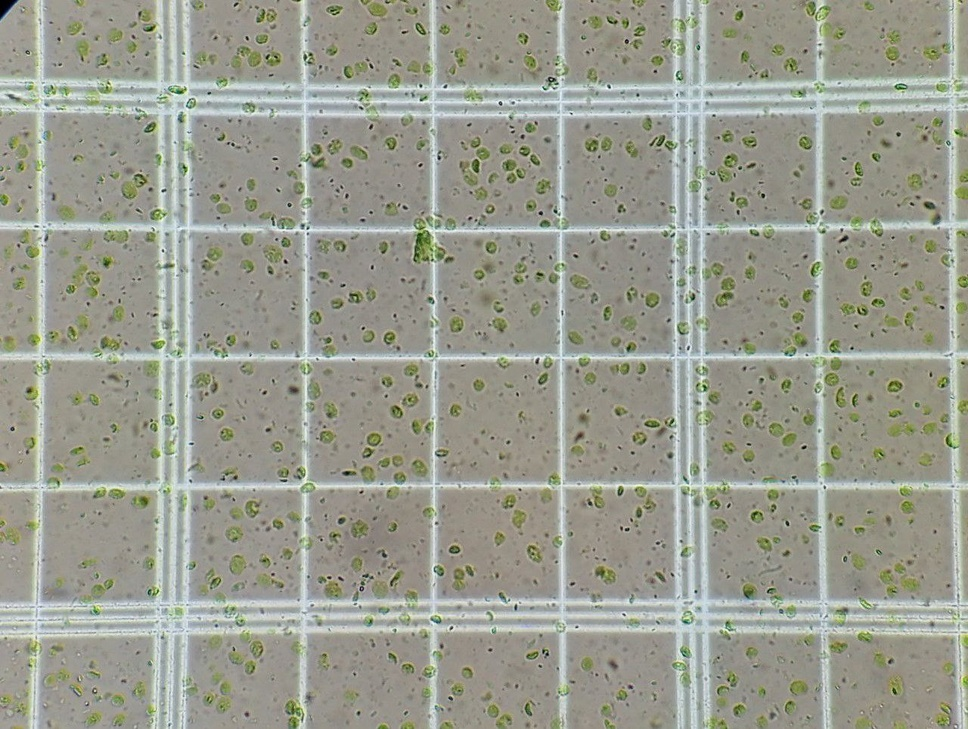
#> input picture test/1.jpg, 968 x 729 px, shrunk from 1280 x 963 before the run
$ python crop_area.py --image_path test/1.jpg
#> lines starting #> are read from the running program, lines starting #| are printed output that depends on the picture; after the words box and inside, x2 and y2 are one past the last pixel; in counts of white or black regions, pixels touching at a corner belong together
### apps/image_processor.py
import cv2
import os
import numpy as np
import matplotlib.pyplot as plt

class ImageLoader:
    @staticmethod
    def load_and_convert_image(image_path):
        if not os.path.exists(image_path):
            raise FileNotFoundError(f"Image file not found: {image_path}")
        image = cv2.imread(image_path)
        gray_image = cv2.cvtColor(image, cv2.COLOR_BGR2GRAY)
        return image, gray_image

class ImageSaver:
    @staticmethod
    def save_image(image, output_path, file_name):
        if not os.path.exists(output_path):
            os.makedirs(output_path)
        cv2.imwrite(os.path.join(output_path, file_name), image)

class ImageDisplayer:
    @staticmethod
    def display_image(image, title):
        plt.figure(figsize=(8, 8))
        plt.title(title)
        plt.imshow(cv2.cvtColor(image, cv2.COLOR_BGR2RGB))
        plt.axis('off')
        plt.show()

    @staticmethod
    def display_gray_image(gray_image, title):
        plt.figure(figsize=(8, 8))
        plt.title(title)
        plt.imshow(gray_image, cmap='gray')
        plt.axis('off')
        plt.show()

class ImageCropper:
    @staticmethod
    def cover_area_by_nearest_lines(image, nearest_top, nearest_bottom, nearest_left, nearest_right, color=(255, 0, 0), thickness=2):
        covered_image = np.copy(image)
        # Draw rectangle covering the area
        cv2.rectangle(covered_image, (nearest_left, nearest_top), (nearest_right, nearest_bottom), color, thickness)
        return covered_image

    @staticmethod
    def crop_area_with_margin(image, nearest_top, nearest_bottom, nearest_left, nearest_right, margin=20):
        top = max(0, nearest_top - margin)
        bottom = min(image.shape[0], nearest_bottom + margin)
        left = max(0, nearest_left - margin)
        right = min(image.shape[1], nearest_right + margin)

        cropped_image = image[top:bottom, left:right]
        return cropped_image

### apps/edge_detector.py
import cv2

class EdgeDetector:
    @staticmethod
    def detect_edges(gray_image, threshold1=50, threshold2=150):
        edges = cv2.Canny(gray_image, threshold1, threshold2, apertureSize=3)
        return edges

### apps/line_processor.py
import cv2
import numpy as np

class LineDetector:
    @staticmethod
    def detect_lines(edges, threshold=100, min_line_length=100, max_line_gap=10):
        lines = cv2.HoughLinesP(edges, 1, np.pi / 180, threshold=threshold, minLineLength=min_line_length, maxLineGap=max_line_gap)
        return lines

class LineMerger:
    @staticmethod
    def merge_nearest_lines(lines, image, threshold=15):
        horizontal_lines = []
        vertical_lines = []

        for line in lines:
            x1, y1, x2, y2 = line[0]
            if abs(y1 - y2) < 10:  # Horizontal line
                horizontal_lines.append(y1)
            elif abs(x1 - x2) < 10:  # Vertical line
                vertical_lines.append(x1)

        horizontal_lines = sorted(set(horizontal_lines))
        vertical_lines = sorted(set(vertical_lines))

        def merge_lines(line_positions, threshold):
            merged_lines = []
            current_line = line_positions[0]

            for line in line_positions[1:]:
                if line - current_line <= threshold:
                    continue
                else:
                    merged_lines.append(current_line)
                    current_line = line

            merged_lines.append(current_line)
            return merged_lines

        merged_horizontal_lines = merge_lines(horizontal_lines, threshold)
        merged_vertical_lines = merge_lines(vertical_lines, threshold)

        image_with_merged_lines = np.copy(image)

        for y in merged_horizontal_lines:
            cv2.line(image_with_merged_lines, (0, y), (image.shape[1], y), (0, 255, 0), 2)

        for x in merged_vertical_lines:
            cv2.line(image_with_merged_lines, (x, 0), (x, image.shape[0]), (0, 255, 0), 2)

        return image_with_merged_lines, merged_horizontal_lines, merged_vertical_lines

class LineHighlighter:
    @staticmethod
    def change_color_of_filtered_lines(image_with_merged_lines, filtered_lines, is_horizontal=True, color=(255, 0, 0), line_thickness=2):
        modified_image = np.copy(image_with_merged_lines)
        if is_horizontal:
            for y in filtered_lines:
                cv2.line(modified_image, (0, y), (modified_image.shape[1], y), color, line_thickness)
        else:
            for x in filtered_lines:
                cv2.line(modified_image, (x, 0), (x, modified_image.shape[0]), color, line_thickness)
        return modified_image

    @staticmethod
    def highlight_nearest_center_line_after_filtering(image, filtered_lines, is_horizontal=True, color=(0, 0, 255), line_thickness=2):
        center_y = image.shape[0] // 2
        center_x = image.shape[1] // 2

        if is_horizontal:
            # Find the nearest horizontal line to the center
            nearest_line = min(filtered_lines, key=lambda y: abs(y - center_y))
            cv2.line(image, (0, nearest_line), (image.shape[1], nearest_line), color, line_thickness)
        else:
            # Find the nearest vertical line to the center
            nearest_line = min(filtered_lines, key=lambda x: abs(x - center_x))
            cv2.line(image, (nearest_line, 0), (nearest_line, image.shape[0]), color, line_thickness)

        return image

class LineFilter:
    @staticmethod
    def remove_lines_with_large_gap_top(horizontal_lines, gap_threshold=40):
        top_lines = horizontal_lines[:6]
        filtered_top_lines = [top_lines[0]]
        for i in range(1, len(top_lines)):
            if (top_lines[i] - top_lines[i-1]) <= gap_threshold:
                filtered_top_lines.append(top_lines[i])
        return filtered_top_lines

    @staticmethod
    def remove_lines_with_large_gap_bottom(horizontal_lines, gap_threshold=30):
        bottom_lines = horizontal_lines[-5:]
        filtered_bottom_lines = []
        for i in range(len(bottom_lines) - 1):
            if (bottom_lines[i+1] - bottom_lines[i]) <= gap_threshold:
                filtered_bottom_lines.append(bottom_lines[i])
                filtered_bottom_lines.append(bottom_lines[i+1])
        filtered_bottom_lines = list(set(filtered_bottom_lines))  # Remove duplicates
        filtered_bottom_lines.sort()  # Ensure the lines are sorted
        return filtered_bottom_lines

    @staticmethod
    def remove_lines_with_large_gap_right(vertical_lines, gap_threshold=30):
        right_lines = vertical_lines[-6:]
        filtered_right_lines = []
        for i in range(len(right_lines) - 1):
            if (right_lines[i+1] - right_lines[i]) <= gap_threshold:
                filtered_right_lines.append(right_lines[i])
                filtered_right_lines.append(right_lines[i+1])
        filtered_right_lines = list(set(filtered_right_lines))  # Remove duplicates
        filtered_right_lines.sort()  # Ensure the lines are sorted
        return filtered_right_lines

    @staticmethod
    def remove_lines_with_large_gap_left(vertical_lines, gap_threshold=30):
        left_lines = vertical_lines[:6]
        filtered_left_lines = []
        for i in range(len(left_lines) - 1):
            if (left_lines[i+1] - left_lines[i]) <= gap_threshold:
                filtered_left_lines.append(left_lines[i])
                filtered_left_lines.append(left_lines[i+1])
        filtered_left_lines = list(set(filtered_left_lines))  # Remove duplicates
        filtered_left_lines.sort()  # Ensure the lines are sorted
        return filtered_left_lines

### crop_area.py
import argparse
import os
import numpy as np
import cv2
from apps.image_processor import ImageLoader, ImageSaver, ImageDisplayer, ImageCropper
from apps.edge_detector import EdgeDetector
from apps.line_processor import LineDetector, LineMerger, LineFilter, LineHighlighter


def main(image_path, output_path, edge_threshold1, edge_threshold2, hough_threshold, min_line_length, max_line_gap, merge_threshold, gap_threshold_top, gap_threshold_bottom, gap_threshold_left, gap_threshold_right):
    image, gray_image = ImageLoader.load_and_convert_image(image_path)
#> in load_and_convert_image, image is the input picture: shape (729, 968, 3); mean B, G, R 143.5, 156.2, 154.2

    # Display the original image
    ImageDisplayer.display_image(image, 'Original Image')

    # Display the grayscale image
    ImageDisplayer.display_gray_image(gray_image, 'Grayscale Image')

    # Detect edges in the grayscale image
    edges = EdgeDetector.detect_edges(gray_image, threshold1=edge_threshold1, threshold2=edge_threshold2)
#> in detect_edges, `edges = cv2.Canny(gray_image, threshold1, threshold2, apertureSize=3)`:
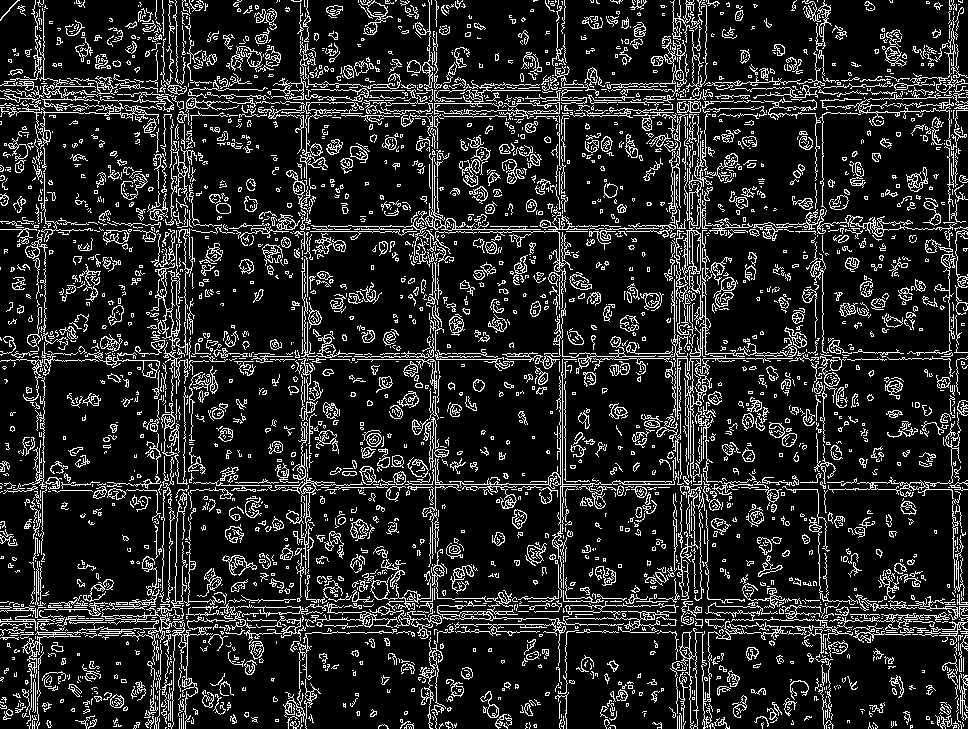
#> edges: shape (729, 968); 14.8% white in thin lines or dots
    ImageDisplayer.display_gray_image(edges, 'Edge Detection')

    # Detect lines in the edge-detected image
    lines = LineDetector.detect_lines(edges, threshold=hough_threshold, min_line_length=min_line_length, max_line_gap=max_line_gap)
#> in detect_lines, `lines = cv2.HoughLinesP(edges, 1, np.pi / 180, threshold=threshold, mi..`: lines = 175 rows, first 6: [263, 229, 636, 229], [383, 353, 486, 353], [299, 484, 763, 484], [163, 356, 725, 356], [389, 605, 685, 605], [812, 617, 962, 615]
    if lines is not None:
        image_with_lines = np.copy(image)
        for line in lines:
            x1, y1, x2, y2 = line[0]
            cv2.line(image_with_lines, (x1, y1), (x2, y2), (0, 255, 0), 2)
#> this loop made 175 passes
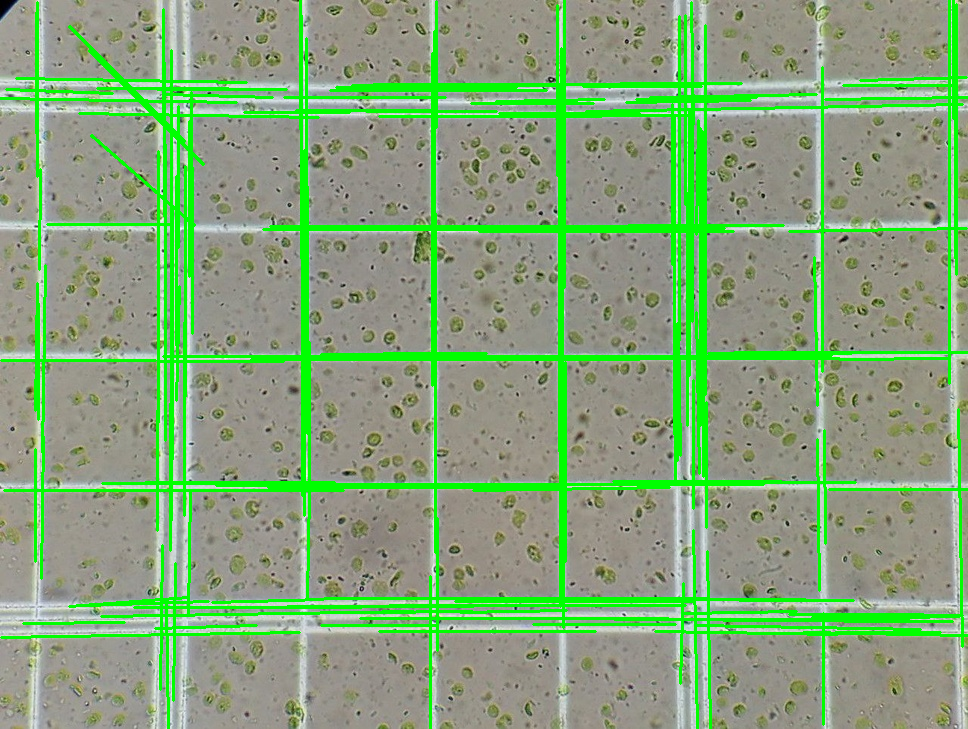
#> image_with_lines: shape (729, 968, 3); 12.04% of pixels changed, all inside (x1, y1, x2, y2) = (0, 0, 968, 729)
        ImageDisplayer.display_image(image_with_lines, 'Detected Lines')
    else:
        print("No lines detected")

    # Merge nearest lines
    if lines is not None:
        image_with_merged_lines, merged_horizontal_lines, merged_vertical_lines = LineMerger.merge_nearest_lines(lines, image, threshold=merge_threshold)
#> the loop in merge_nearest_lines, `for line in lines:` made 175 passes
#> after the loop in merge_nearest_lines, `for line in lines:`: horizontal_lines = 90 values, max 637 at index 35, min 78 at index 15, mean 368; vertical_lines = 82 values, max 958 at index 41, min 35 at index 59, mean 455.6
#> in merge_nearest_lines, `horizontal_lines = sorted(set(horizontal_lines))`: horizontal_lines = 72 values from 78 to 637
#> in merge_nearest_lines, `vertical_lines = sorted(set(vertical_lines))`: vertical_lines = 77 values from 35 to 958
#> in merge_lines, `current_line = line_positions[0]`: current_line = 78
#> the loop in merge_lines, `for line in line_positions[1:]:` made 71 passes
#> (line, current_line) on passes 13, 23, 29, 39, 48: (99, 99), (224, 224), (352, 352), (481, 481), (598, 598)
#> after the loop in merge_lines, `for line in line_positions[1:]:`: merged_lines = [78, 99, 224, 352, 481, 598]
#> in merge_nearest_lines, `merged_horizontal_lines = merge_lines(horizontal_lines, threshold)`: merged_horizontal_lines = [78, 99, 224, 352, 481, 598, 619]
#> the loop in merge_lines (call 2), `for line in line_positions[1:]:` made 76 passes
#> (line, current_line) on passes 7, 19, 26, 33, 39, 47, 59: (157, 157), (178, 178), (300, 300), (430, 430), (557, 557), (672, 672), (693, 693)
#> in merge_nearest_lines, `merged_vertical_lines = merge_lines(vertical_lines, threshold)`: merged_vertical_lines = [35, 157, 178, 300, 430, 557, 672, 693, 814, 949]
#> the loop in merge_nearest_lines, `for y in merged_horizontal_lines:` made 7 passes
#> y on passes 1 to 7: 78, 99, 224, 352, 481, 598, 619
#> the loop in merge_nearest_lines, `for x in merged_vertical_lines:` made 10 passes
#> x on passes 1 to 8: 35, 157, 178, 300, 430, 557, 672, 693
#> after the loop in merge_nearest_lines, `for x in merged_vertical_lines:`:
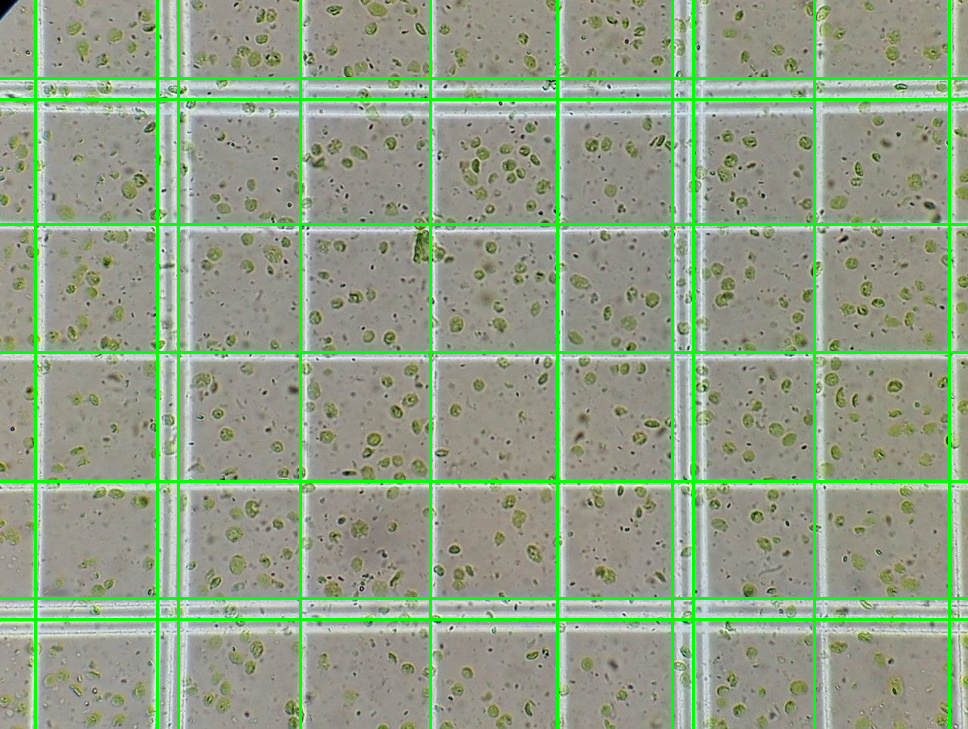
#> image_with_merged_lines: shape (729, 968, 3); mean B, G, R 133.8, 160.9, 144.5
#> merged_horizontal_lines = [78, 99, 224, 352, 481, 598, 619]; merged_vertical_lines = [35, 157, 178, 300, 430, 557, 672, 693, 814, 949]
        ImageDisplayer.display_image(image_with_merged_lines, 'Merged Lines')

        # Filter and highlight nearest lines to center in each step
        # Top lines
        filtered_top_lines = LineFilter.remove_lines_with_large_gap_top(merged_horizontal_lines, gap_threshold=gap_threshold_top)
#> in remove_lines_with_large_gap_top, `top_lines = horizontal_lines[:6]`: top_lines = [78, 99, 224, 352, 481, 598]
#> in remove_lines_with_large_gap_top, `filtered_top_lines = [top_lines[0]]`: filtered_top_lines = [78]
#> the loop in remove_lines_with_large_gap_top, `for i in range(1, len(top_lines)):` made 5 passes
#> after the loop in remove_lines_with_large_gap_top, `for i in range(1, len(top_lines)):`: filtered_top_lines = [78, 99]
#> filtered_top_lines = [78, 99]
        image_with_filtered_top_lines = LineHighlighter.change_color_of_filtered_lines(image_with_merged_lines, filtered_top_lines, is_horizontal=True)
#> the loop in change_color_of_filtered_lines, `for y in filtered_lines:` made 2 passes
        image_with_filtered_top_lines = LineHighlighter.highlight_nearest_center_line_after_filtering(image_with_filtered_top_lines, filtered_top_lines, is_horizontal=True)
#> in highlight_nearest_center_line_after_filtering, `nearest_line = min(filtered_lines, key=lambda y: abs(y - center_y))`: nearest_line = 99
        ImageDisplayer.display_image(image_with_filtered_top_lines, 'Filtered Top Lines Colored and Nearest Highlighted')

        # Bottom lines
        filtered_bottom_lines = LineFilter.remove_lines_with_large_gap_bottom(merged_horizontal_lines, gap_threshold=gap_threshold_bottom)
#> in remove_lines_with_large_gap_bottom, `bottom_lines = horizontal_lines[-5:]`: bottom_lines = [224, 352, 481, 598, 619]
#> the loop in remove_lines_with_large_gap_bottom, `for i in range(len(bottom_lines) - 1):` made 4 passes
#> after the loop in remove_lines_with_large_gap_bottom, `for i in range(len(bottom_lines) - 1):`: filtered_bottom_lines = [598, 619]
#> in remove_lines_with_large_gap_bottom, `filtered_bottom_lines = list(set(filtered_bottom_lines))`: filtered_bottom_lines = [619, 598]
#> filtered_bottom_lines = [598, 619]
        image_with_filtered_bottom_lines = LineHighlighter.change_color_of_filtered_lines(image_with_filtered_top_lines, filtered_bottom_lines, is_horizontal=True)
#> the loop in change_color_of_filtered_lines (call 2), `for y in filtered_lines:` made 2 passes
        image_with_filtered_bottom_lines = LineHighlighter.highlight_nearest_center_line_after_filtering(image_with_filtered_bottom_lines, filtered_bottom_lines, is_horizontal=True)
        ImageDisplayer.display_image(image_with_filtered_bottom_lines, 'Filtered Bottom Lines Colored and Nearest Highlighted')

        # Right lines
        filtered_right_lines = LineFilter.remove_lines_with_large_gap_right(merged_vertical_lines, gap_threshold=gap_threshold_right)
#> in remove_lines_with_large_gap_right, `right_lines = vertical_lines[-6:]`: right_lines = [430, 557, 672, 693, 814, 949]
#> the loop in remove_lines_with_large_gap_right, `for i in range(len(right_lines) - 1):` made 5 passes
#> after the loop in remove_lines_with_large_gap_right, `for i in range(len(right_lines) - 1):`: filtered_right_lines = [672, 693]
#> filtered_right_lines = [672, 693]
        image_with_filtered_right_lines = LineHighlighter.change_color_of_filtered_lines(image_with_filtered_bottom_lines, filtered_right_lines, is_horizontal=False)
#> call 3 of change_color_of_filtered_lines, with is_horizontal = False, color = (255, 0, 0), line_thickness = 2
#> the loop in change_color_of_filtered_lines (call 3), `for x in filtered_lines:` made 2 passes
#> after the loop in change_color_of_filtered_lines (call 3), `for x in filtered_lines:`:
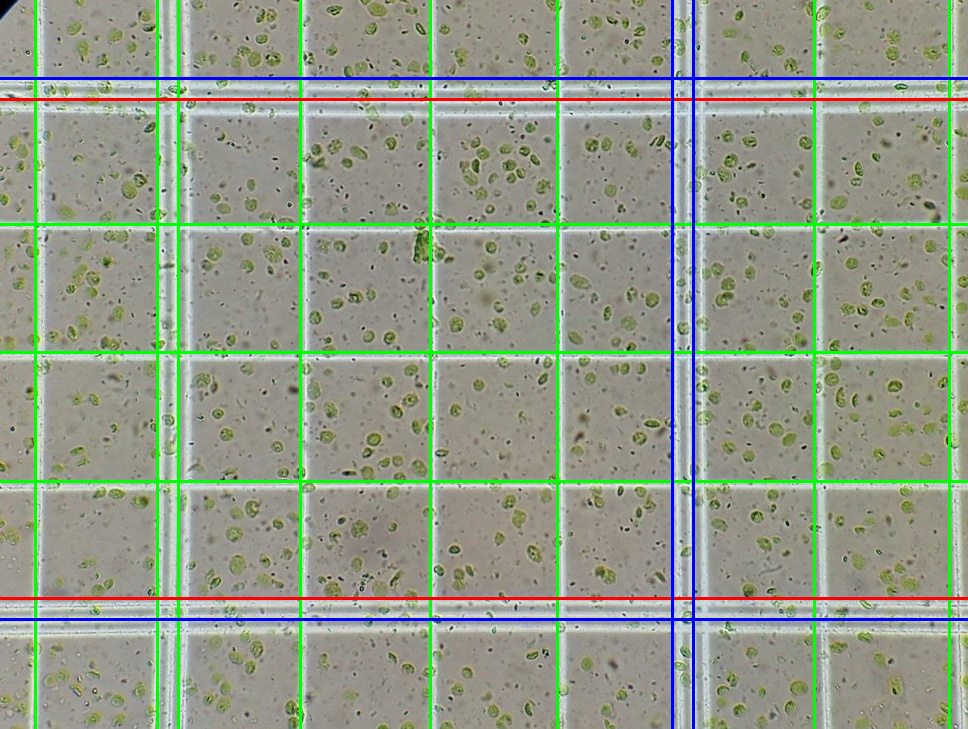
#> modified_image: shape (729, 968, 3); mean B, G, R 137.5, 155.2, 146.6
        image_with_filtered_right_lines = LineHighlighter.highlight_nearest_center_line_after_filtering(image_with_filtered_right_lines, filtered_right_lines, is_horizontal=False)
        ImageDisplayer.display_image(image_with_filtered_right_lines, 'Filtered Right Lines Colored and Nearest Highlighted')
#> in display_image (call 6), `plt.show()`:
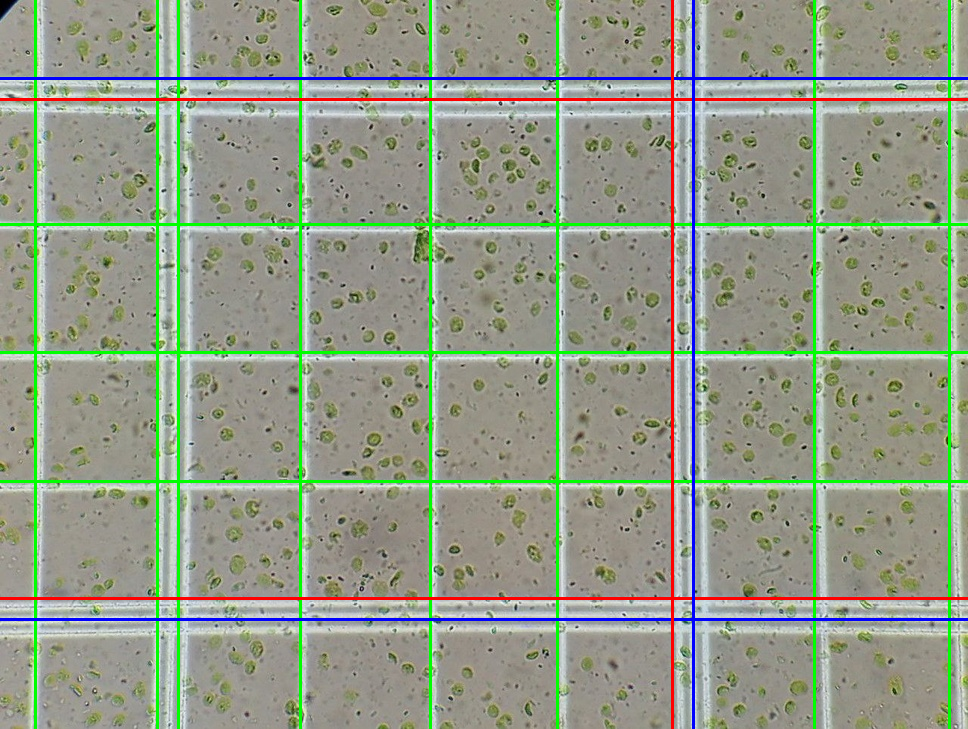
#> shown: shape (729, 968, 3); mean R, G, B 147.4, 155.2, 136.7

        # Left lines
        filtered_left_lines = LineFilter.remove_lines_with_large_gap_left(merged_vertical_lines, gap_threshold=gap_threshold_left)
#> in remove_lines_with_large_gap_left, `left_lines = vertical_lines[:6]`: left_lines = [35, 157, 178, 300, 430, 557]
#> (the rest of the program and of its run is left out)
